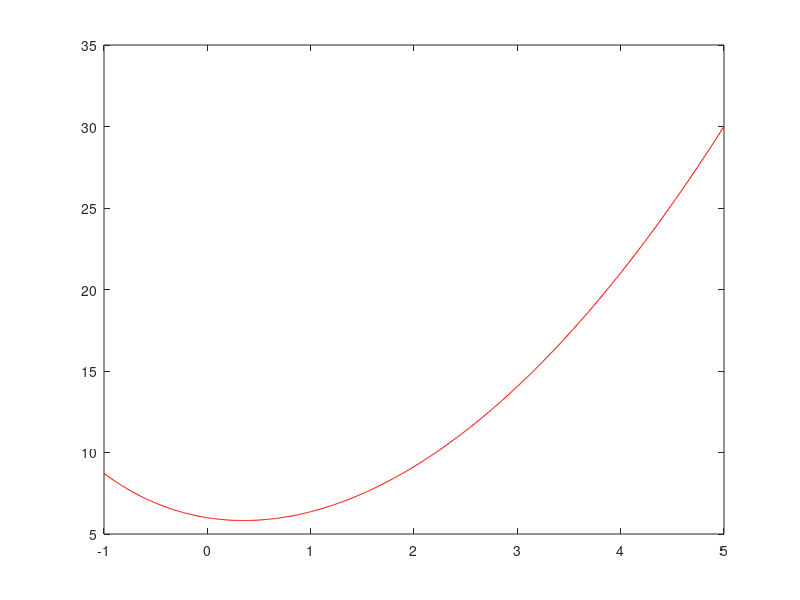

Write the MATLAB code that produced this figure. (Note: this script raises an error after producing the figure.)
clc
% format long

f = @(x) exp(-x) + x.^2 + 5;
x = -1:0.01:5;
f_x = f(x);
[mi, i1] = min(f_x);
[ma, i2] = max(f_x);
figure(1)
p = plot(x, f_x, 'r');
p(1).LineWidth = 2.1;
title("f(x) = exp(-x) + x^2 + 5")
xlim([-1, 5])
ylim([mi, ma])
xlabel("x")
ylabel("f(x)")
saveas(gcf, "funcion.png")

err = 0.0002;
verbose = true;

%% Método de la Sección Áurea

disp("Seccion Aurea: ");
a_0 = -1;
b_0 = 5;
[a_f, b_f, a, b] = seccion_aurea(a_0, b_0, f, err, verbose);
disp("x \in: ")
disp([a_f, b_f])

figure(2)
title("Reduccion de Intervalo")
xlabel("[a, b]")
ylabel("Iteracion")
hold on
for i = 1:length(a)
    p = plot([a(i), b(i)], [i, i]);
    p(1).LineWidth = 2.1;
    hold on
end
saveas(gcf, "intervalos.png")

razon = [];
for j = 1:(length(a) - 1)
    razon(j) = (b(j) - a(j)) / (b(j + 1) - a(j + 1)); 
end
disp("El factor de reduccion entre cada iteracion es aprox: " + num2str(razon(1)))


